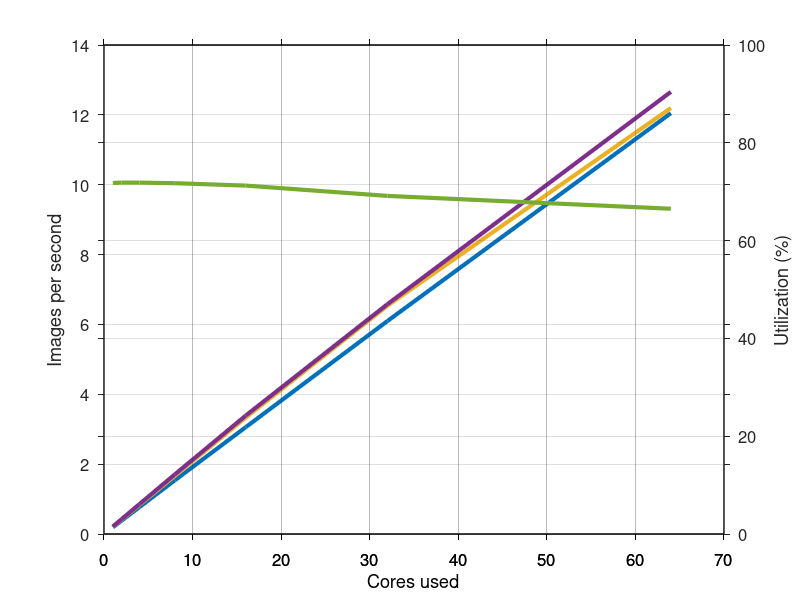

Write MATLAB code to recreate this figure.
CPUs = [ 1 2 4 8 16 32 64 ];
HT1  = [ 5.18 2.6 1.3 0.65 0.327 0.164 0.083];
HT2  = [ 4.81 2.4 1.2 0.6 0.3 0.153 0.082];
HT4  = [ 4.685 2.34 1.17 0.586 0.295 0.152 0.079];

Util = (100 * 236760072192 ./ (CPUs .* HT4 * 1.1 * 64 * 1000000000));

% Create figure
figure1 = figure;

% Create axes
axes1 = axes('Parent',figure1,'YGrid','on','XGrid','on','XColor',[0 0 0],...
    'TickDir','out',...
    'FontSize',14,'FontWeight','normal',...
    'ColorOrder',[0 0.446999996900558 0.74099999666214;0.929000020027161 0.694000005722046 0.125;0.493999987840652 0.184000000357628 0.555999994277954;0.465999990701675 0.674000024795532 0.187999993562698;0.300999999046326 0.745000004768372 0.933000028133392;0.634999990463257 0.0780000016093254 0.184000000357628;0.850000023841858 0.324999988079071 0.0979999974370003],...
    'FontSize',12);
box(axes1,'on');
hold(axes1,'on');

% Create ylabel
xlabel('Cores used');

% Create xlabel
ylabel('Images per second');

plot(CPUs,1./HT1,'DisplayName','1 Hardware Thread','LineWidth',3);
plot(CPUs,1./HT2,'DisplayName','2 Hardware Thread','LineWidth',3);
plot(CPUs,1./HT4,'DisplayName','4 Hardware Thread','LineWidth',3);


% Create axes
axes2 = axes('Parent',figure1,'YGrid','on','XGrid','on','XColor',[0 0 0],...
    'HitTest','off','Color','none',...
    'TickDir','out',...
    'FontSize',14,'FontWeight','normal',...
    'ColorOrder',[0.465999990701675 0.674000024795532 0.187999993562698;0.300999999046326 0.745000004768372 0.933000028133392;0.634999990463257 0.0780000016093254 0.184000000357628;0.850000023841858 0.324999988079071 0.0979999974370003],...
    'FontSize',12,...
    'YLim', [0 100],...
    'YAxisLocation','right');
box(axes2,'on');
hold(axes2,'on');

% Create xlabel
ylabel('Utilization (%)');

plot(CPUs,Util,'DisplayName','1 Hardware Thread','LineWidth',3);
